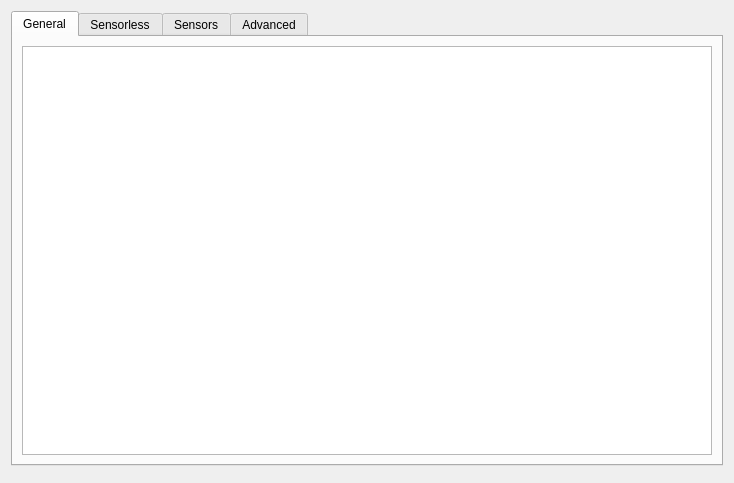
<?xml version="1.0" encoding="UTF-8"?>
<ui version="4.0">
 <class>PageBldc</class>
 <widget class="QWidget" name="PageBldc">
  <property name="geometry">
   <rect>
    <x>0</x>
    <y>0</y>
    <width>734</width>
    <height>483</height>
   </rect>
  </property>
  <property name="windowTitle">
   <string>Form</string>
  </property>
  <layout class="QVBoxLayout" name="verticalLayout" stretch="1,0">
   <item>
    <widget class="QTabWidget" name="tabWidget">
     <property name="currentIndex">
      <number>0</number>
     </property>
     <widget class="QWidget" name="tab">
      <attribute name="title">
       <string>General</string>
      </attribute>
      <layout class="QVBoxLayout" name="verticalLayout_2">
       <item>
        <widget class="ParamTable" name="generalTab"/>
       </item>
      </layout>
     </widget>
     <widget class="QWidget" name="tab_2">
      <attribute name="title">
       <string>Sensorless</string>
      </attribute>
      <layout class="QVBoxLayout" name="verticalLayout_3">
       <item>
        <widget class="ParamTable" name="sensorlessTab"/>
       </item>
      </layout>
     </widget>
     <widget class="QWidget" name="tab_3">
      <attribute name="title">
       <string>Sensors</string>
      </attribute>
      <layout class="QVBoxLayout" name="verticalLayout_4">
       <item>
        <widget class="ParamTable" name="sensorTab"/>
       </item>
      </layout>
     </widget>
     <widget class="QWidget" name="tab_5">
      <attribute name="title">
       <string>Advanced</string>
      </attribute>
      <layout class="QVBoxLayout" name="verticalLayout_5">
       <item>
        <widget class="ParamTable" name="advancedTab"/>
       </item>
      </layout>
     </widget>
    </widget>
   </item>
   <item>
    <widget class="DetectBldc" name="detectBldc" native="true">
     <property name="sizePolicy">
      <sizepolicy hsizetype="Preferred" vsizetype="Fixed">
       <horstretch>0</horstretch>
       <verstretch>0</verstretch>
      </sizepolicy>
     </property>
    </widget>
   </item>
  </layout>
 </widget>
 <customwidgets>
  <customwidget>
   <class>ParamTable</class>
   <extends>QTableWidget</extends>
   <header>widgets/paramtable.h</header>
  </customwidget>
  <customwidget>
   <class>DetectBldc</class>
   <extends>QWidget</extends>
   <header>widgets/detectbldc.h</header>
   <container>1</container>
  </customwidget>
 </customwidgets>
 <resources/>
 <connections/>
</ui>
